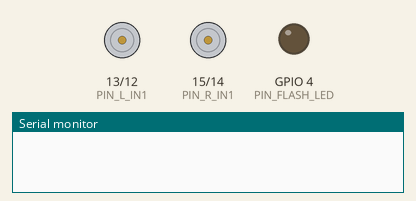
The sketch below on a simulated ESP32. Parts: motor-driver pin pairs drawn as motors (green arrow = first pin HIGH = forward, orange = second pin HIGH = backward, longer = more drive), output pins drawn as LEDs (lit = HIGH), the last lines printed to the serial monitor.

Above: at 0.0 s.
At 7.0 s:
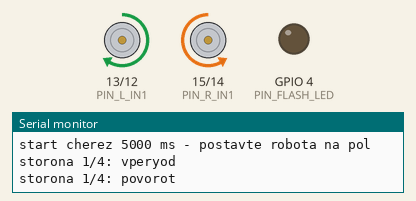
At 13.2 s:
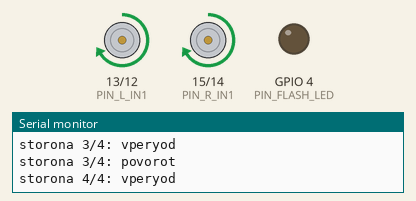
At 17.0 s:
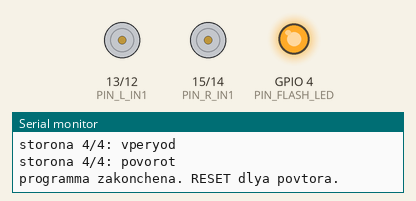
Timing chart, 0 to 18.7 s (numbered marks = the images above):
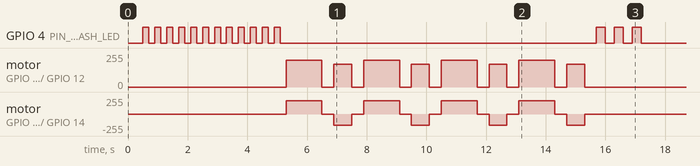

The sketch:

04_demo_autonomous.ino
```cpp
/*
 * 04_demo_autonomous - ПЛАН Б для показа в школе.
 *
 * Wi-Fi не используется вообще. Робот просто едет по программе.
 * Нужен на случай, если в классе не получится подключиться (забитый эфир,
 * телефон отвалился, села батарейка телефона) - чтобы было что показать.
 *
 * Логика:
 *   1. После включения мигает фарой 5 секунд - есть время поставить робота
 *      на пол и отойти.
 *   2. Едет "квадратом": вперёд - поворот - вперёд - поворот ... 4 раза.
 *   3. Останавливается и мигает фарой. Для нового круга - нажать RESET.
 *
 * ВАЖНО: это езда БЕЗ датчиков. Робот не видит препятствий и уедет в стену,
 * если места мало. Нужна свободная площадка примерно 2x2 метра.
 *
 * Пины моторов должны быть ТЕ ЖЕ, что в 03_car_ap_camera.
 */

// --------------------------------------------------------------- пины моторов
#define PIN_L_IN1   13
#define PIN_L_IN2   12
#define PIN_R_IN1   15
#define PIN_R_IN2   14
#define PIN_FLASH_LED 4

// ------------------------------------------------------- параметры «программы»
#define START_DELAY_MS   5000   // время, чтобы поставить робота и отойти
#define DRIVE_SPEED       200   // 0..255, скорость по прямой
#define TURN_SPEED        170   // скорость на повороте
#define DRIVE_MS         1200   // сколько едет по прямой
#define TURN_MS           600   // длительность поворота (подберите под ~90 град.)
#define PAUSE_MS          400   // пауза между манёврами
#define LAPS                4   // сколько сторон «квадрата» проехать

// ----------------------------------------------------------------- ШИМ (LEDC)
#define PWM_FREQ  1000
#define PWM_RES   8
#define CH_L_IN1  2
#define CH_L_IN2  3
#define CH_R_IN1  4
#define CH_R_IN2  5

#if defined(ESP_ARDUINO_VERSION_MAJOR) && ESP_ARDUINO_VERSION_MAJOR >= 3
  #define PWM_SETUP(pin, ch)        ledcAttach((pin), PWM_FREQ, PWM_RES)
  #define PWM_WRITE(pin, ch, duty)  ledcWrite((pin), (duty))
#else
  #define PWM_SETUP(pin, ch)        do { ledcSetup((ch), PWM_FREQ, PWM_RES); \
                                         ledcAttachPin((pin), (ch)); } while (0)
  #define PWM_WRITE(pin, ch, duty)  ledcWrite((ch), (duty))
#endif

// ------------------------------------------------------------------ моторы
static void sideDrive(int pinA, int chA, int pinB, int chB, int v) {
  if (v > 0) {
    PWM_WRITE(pinA, chA, v);
    PWM_WRITE(pinB, chB, 0);
  } else if (v < 0) {
    PWM_WRITE(pinA, chA, 0);
    PWM_WRITE(pinB, chB, -v);
  } else {
    PWM_WRITE(pinA, chA, 0);
    PWM_WRITE(pinB, chB, 0);
  }
}

static void drive(int left, int right) {
  left  = constrain(left,  -255, 255);
  right = constrain(right, -255, 255);
  sideDrive(PIN_L_IN1, CH_L_IN1, PIN_L_IN2, CH_L_IN2, left);
  sideDrive(PIN_R_IN1, CH_R_IN1, PIN_R_IN2, CH_R_IN2, right);
}

static void blink(int times, int ms) {
  for (int i = 0; i < times; i++) {
    digitalWrite(PIN_FLASH_LED, HIGH); delay(ms);
    digitalWrite(PIN_FLASH_LED, LOW);  delay(ms);
  }
}

void setup() {
  Serial.begin(115200);
  delay(500);
  Serial.println();
  Serial.println("=== demo autonomous ===");

  pinMode(PIN_FLASH_LED, OUTPUT);
  digitalWrite(PIN_FLASH_LED, LOW);

  PWM_SETUP(PIN_L_IN1, CH_L_IN1);
  PWM_SETUP(PIN_L_IN2, CH_L_IN2);
  PWM_SETUP(PIN_R_IN1, CH_R_IN1);
  PWM_SETUP(PIN_R_IN2, CH_R_IN2);
  drive(0, 0);

  Serial.printf("start cherez %d ms - postavte robota na pol\n", START_DELAY_MS);
  blink(START_DELAY_MS / 400, 200);   // мигаем всё время ожидания

  for (int lap = 1; lap <= LAPS; lap++) {
    Serial.printf("storona %d/%d: vperyod\n", lap, LAPS);
    drive(DRIVE_SPEED, DRIVE_SPEED);
    delay(DRIVE_MS);

    drive(0, 0);
    delay(PAUSE_MS);

    Serial.printf("storona %d/%d: povorot\n", lap, LAPS);
    drive(TURN_SPEED, -TURN_SPEED);   // разворот на месте вправо
    delay(TURN_MS);

    drive(0, 0);
    delay(PAUSE_MS);
  }

  drive(0, 0);
  Serial.println("programma zakonchena. RESET dlya povtora.");
  blink(3, 300);
}

void loop() {
  // Страховка: моторы гарантированно выключены, пока плата жива.
  drive(0, 0);
  delay(500);
}
```
